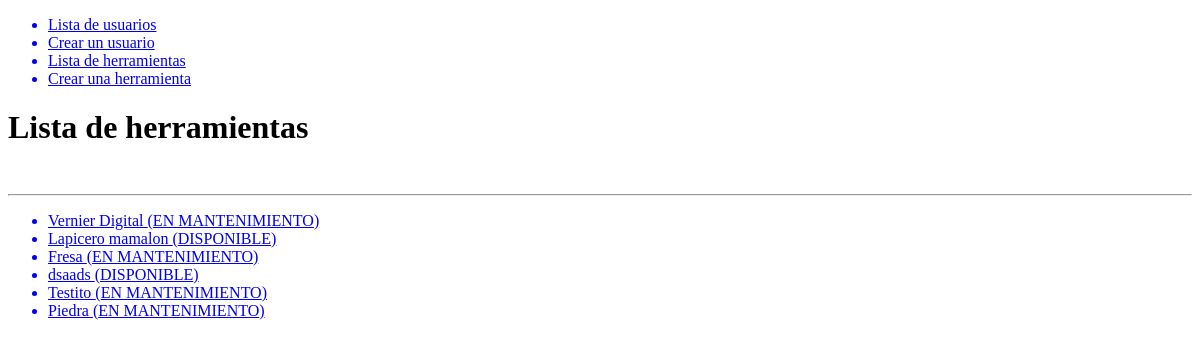
The page /tools/ on the database as committed earlier.
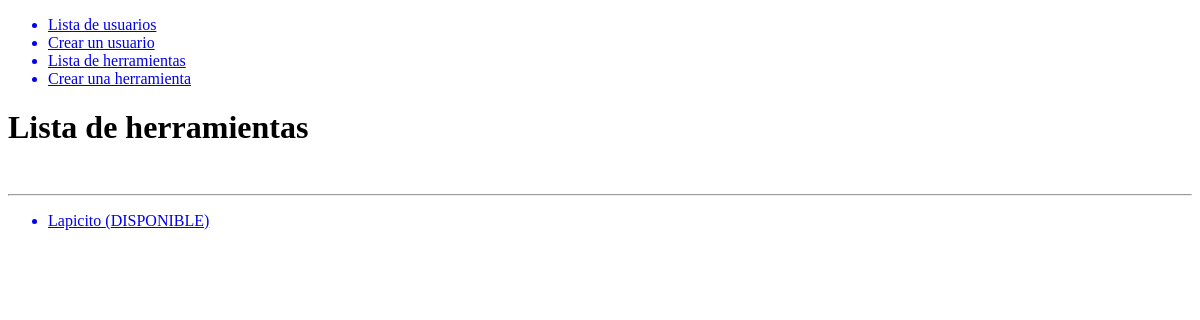
The same page on the database as committed later.
### tools/models.py (models this page shows, shortened)
class Tool(models.Model):
    name = models.CharField(max_length=140)
    serial_number = models.CharField(max_length=140)
    model = models.CharField(max_length=140)
    has_been_in_mainteance = models.BooleanField(default=False)
    mainteance_date = models.DateField(blank=True, null=True)
    is_in_maintain = models.BooleanField(default=False)
    specifications = models.TextField(blank=True, null=True)
    has_tracker = models.BooleanField(default=False)
    tracker_id = models.CharField(max_length=30, blank=True, null=True)

### tools/views.py (the view)
# urls.py: path('', ListTools, name='list'),
def ListTools(request):
    tools = Tool.objects.all()
    template_name = 'tools/list.html'
    context = {
        'tools': tools
    }
    return render(request, template_name, context)

### tools/templates/tools/list.html
{% extends 'base.html' %}
{% block content %}
<h1>Lista de herramientas</h1>
<br>
<hr>
{% if tools|length > 0 %}
    <ul>
        {% for tool in tools %}
            <a href="{% url 'tools:detail' tool.id %}">
                <li>{{ tool.name }} ({% if tool.is_in_maintain %}EN MANTENIMIENTO{% else %}DISPONIBLE{% endif %})</li>
            </a>
        {% endfor %}
    </ul>
{% else %}
    <p>No hay herramientas registradas</p>
{% endif %}
{% endblock content %}

### templates/base.html (shortened to what this page needs)
<!DOCTYPE html>
<html lang="en">
<head>
</head>
<body>
    <ul>
        <a href="{% url 'accounts:list' %}"><li>Lista de usuarios</li></a>
        <a href="{% url 'accounts:create' %}"><li>Crear un usuario</li></a>
        <a href="{% url 'tools:list' %}"><li>Lista de herramientas</li></a>
        <a href="{% url 'tools:create' %}"><li>Crear una herramienta</li></a>
    </ul>
    {% block content %}
    {% endblock content %}
</body>
</html>

Rows that differ between the two databases and show on the page:
removed Tool: name "Vernier Digital", is_in_maintain "EN MANTENIMIENTO"
removed Tool: name "Lapicero mamalon", is_in_maintain "DISPONIBLE"
removed Tool: name "Fresa", is_in_maintain "EN MANTENIMIENTO"
removed Tool: name "dsaads", is_in_maintain "DISPONIBLE"
removed Tool: name "Testito", is_in_maintain "EN MANTENIMIENTO"
removed Tool: name "Piedra", is_in_maintain "EN MANTENIMIENTO"
added Tool: name "Lapicito", is_in_maintain "DISPONIBLE"
